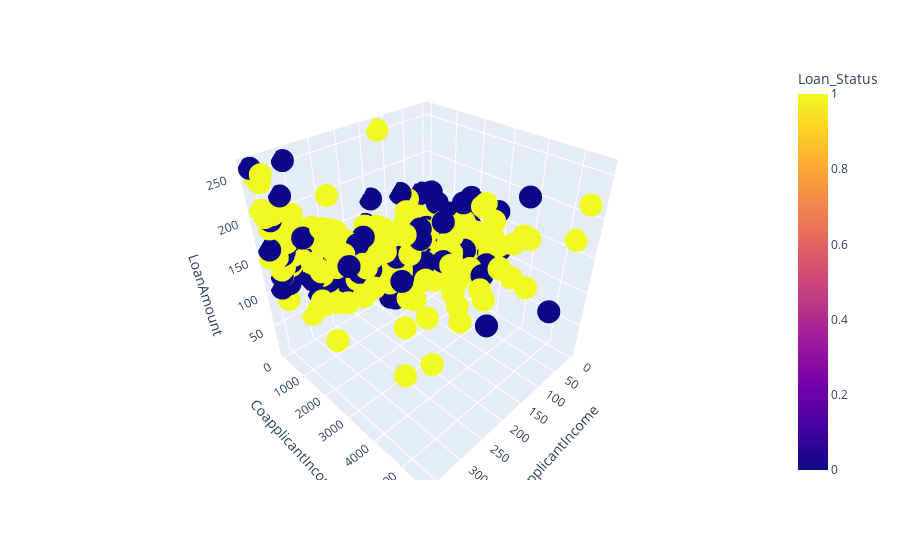

Here is the notebook cell this chart was saved with:
### Markdown cell above
Loan Amount and Credit History emerge as the pivotal factors influencing loan eligibility. Those with larger loan amounts and a credit history rating of 1 exhibit a greater likelihood of qualifying for a loan.

### Code cell
# Create a 3D scatter plot
fig = px.scatter_3d(data, x='ApplicantIncome', y='CoapplicantIncome', z='LoanAmount', color='Loan_Status')

# Show the plot
fig.show()

### Figure 1 — Plotly figure (JSON) as saved in the notebook; plotly's stock layout.template omitted (floating-point values rounded to 4 significant figures; data arrays with more than 128 entries replaced by an {"elided": "..."} marker saying what was removed)
{"data": [{"hovertemplate": "ApplicantIncome=%{x}<br>CoapplicantIncome=%{y}<br>LoanAmount=%{z}<br>Loan_Status=%{marker.color}<extra></extra>", "legendgroup": "", "marker": {"color": {"elided": "433 int values"}, "coloraxis": "coloraxis", "symbol": "circle"}, "mode": "markers", "name": "", "scene": "scene", "showlegend": false, "type": "scatter3d", "x": {"elided": "433 int values"}, "y": {"elided": "433 float values"}, "z": {"elided": "433 float values"}}], "layout": {"coloraxis": {"colorbar": {"title": {"text": "Loan_Status"}}, "colorscale": [[0, "#0d0887"], [0.1111, "#46039f"], [0.2222, "#7201a8"], [0.3333, "#9c179e"], [0.4444, "#bd3786"], [0.5556, "#d8576b"], [0.6667, "#ed7953"], [0.7778, "#fb9f3a"], [0.8889, "#fdca26"], [1, "#f0f921"]]}, "legend": {"tracegroupgap": 0}, "margin": {"t": 60}, "scene": {"domain": {"x": [0, 1], "y": [0, 1]}, "xaxis": {"title": {"text": "ApplicantIncome"}}, "yaxis": {"title": {"text": "CoapplicantIncome"}}, "zaxis": {"title": {"text": "LoanAmount"}}}}}
